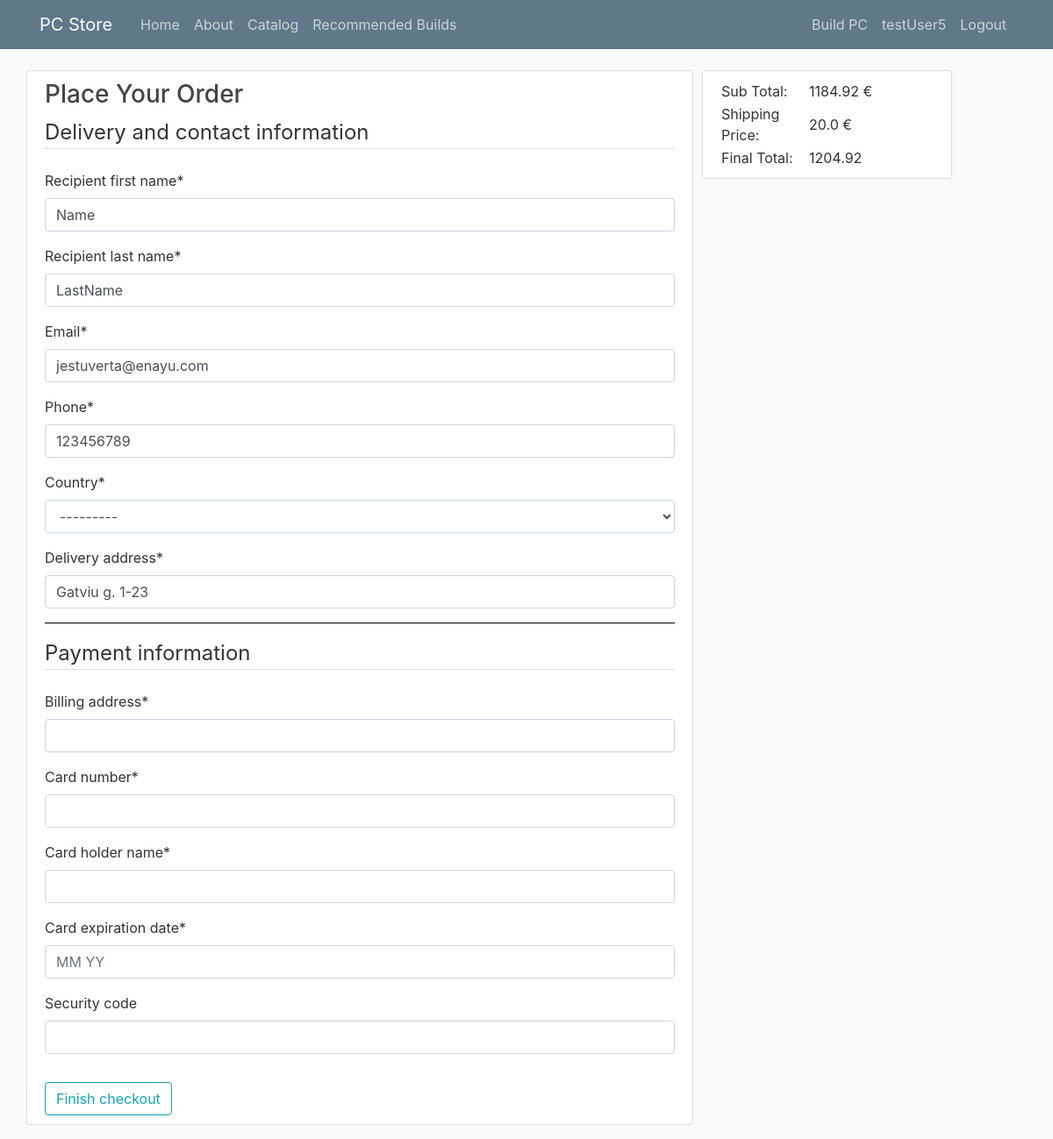
The app's page /orders/checkout/4 (signed in), older data.
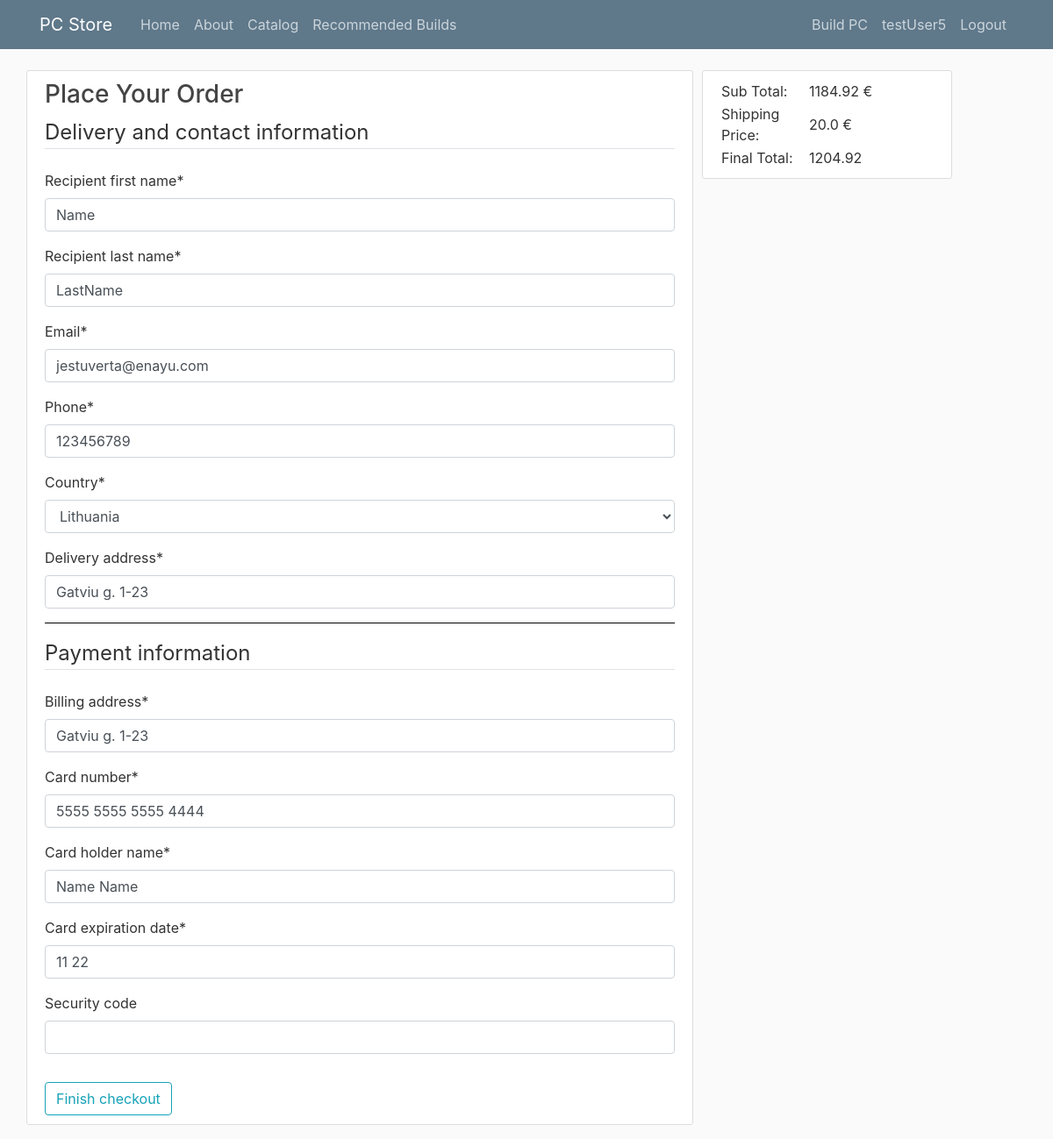
The same page, newer data.
### orders/models.py (models this page shows, shortened)
class Payment_Info(models.Model):
    user = models.ForeignKey(User, on_delete=models.CASCADE)
    billing_address = models.CharField(max_length = 50, default="")
    card_holder_name = models.CharField(max_length = 26)
    card_number = models.CharField(max_length = 19)
    card_expiration_date = models.CharField(max_length=5)

### orders/views.py (the view, shortened to what this page needs)
# urls.py: path(r'checkout/<confID>', views.Checkout, name='checkout'),
def Checkout(request, confID):
    conf = apps.get_model('main','Configuration').objects.filter(id = confID)
    conf_ser = serialize("python", conf)
    del conf_ser[0]['fields']['Date_Saved']
    sum = 0
    for key, value in conf_ser[0]['fields'].items():
        if value:
            part = apps.get_model('main', key).objects.filter(id=value).first()
            sum = sum + float(part.Price)
    sum = round(sum, 2)
    shipping_total = 0.00
    if sum < 1500:
        shipping_total = 20.00
    user = request.user
    payment = None
    c_form = CheckoutForm(request.POST or None)
    p_form = PaymentForm(request.POST or None)
    if user.is_authenticated:
        payment = Payment_Info.objects.filter(user = user).first()
        p_form = PaymentForm(request.POST or None, instance = payment)
    if user.is_authenticated:
        c_form = CheckoutForm(initial={
            'recipient_first_name': user.first_name,
            'recipient_last_name': user.last_name,
            'email': user.email,
            'phone': user.profile.Phone,
            'country': user.profile.Country,
            'delivery_address': user.profile.Delivery_Address,
            })
        if payment:
            p_form = PaymentForm(instance = payment)
    context={
        'c_form': c_form,
        'p_form': p_form,
        'sub_total': sum,
        'shipping_total': round(shipping_total, 2),
        'final_total': sum + shipping_total,
    }
    return render(request, "orders/checkout.html", context)

### orders/forms.py
class CheckoutForm(forms.ModelForm):
    class Meta:
        model = Order
        fields = ['recipient_first_name', 'recipient_last_name', 'email',
        'phone', 'country', 'delivery_address']

class PaymentForm(forms.ModelForm):
    security_code = SecurityCodeField(max_length = 4, label = 'CVV/CVC', widget=forms.TextInput(attrs={
        'placeholder': "123",
        'id': "CVV",
        }))
    card_expiration_date = forms.CharField(max_length=5, min_length=5, widget=forms.TextInput(attrs={
        'placeholder': "MM YY",
        'id': "expDate",
        }))
    card_number = forms.CharField(max_length=19, widget=forms.TextInput(attrs={
        'id': "cardNR",
        }))
    card_holder_name = forms.CharField(max_length=26, widget=forms.TextInput(attrs={
        'id': "holderName",
        'onkeydown': "return /[A-Za-z ]/i.test(event.key)",
        }))
    class Meta:
        model = Payment_Info
        fields = ['billing_address', 'card_number', 'card_holder_name',
        'card_expiration_date']

### orders/templates/orders/checkout.html (shortened to what this page needs)
{% extends "main/base.html" %}
{% load crispy_forms_tags %}
{% block content %}
<div>
    <div class="content-section col-sm-8" style="float: left">
        <div>
            <h3>Place Your Order</h3>
        </div>
        <form method="POST">
            <fieldset class="form-group", style="border-bottom: solid 1px black;">
                <legend class="border-bottom mb-4">Delivery and contact information</legend>
                {{ c_form|crispy }}
            </fieldset>
            <fieldset class="form-group">
                <legend class="border-bottom mb-4">Payment information</legend>
                {{ p_form|crispy }}
            </fieldset>
            <div>
                <button class="btn btn-outline-info" type="submit">Finish checkout</button>
            </div>
        </form>
    </div>
    <div class="content-section col-sm-3" style="float: left; margin-left: 10px;">
        <table>
            <tr>
                <td style="width: 100px">Sub Total:</td>
                <td>{{ sub_total }} €</td>
            </tr>
            <tr>
                <td>Shipping Price:</td>
                {% if shipping_total == 0 %}
                    <td>FREE (for orders over 1500€)</td>
                {% else %}
                    <td>{{ shipping_total }} €</td>
                {% endif %}
            </tr>
            <tr>
                <td>Final Total:</td>
                <td>{{ final_total }}</td>
            </tr>
        </table>
    </div>
</div>
{% endblock content %}

Row changes from the older to the newer data that the page shows:
added Payment_Info: billing_address "Gatviu g. 1-23", card_number "5555 5555 5555 4444", card_holder_name "Name Name", card_expiration_date "11 22"
Text that changed along with them:
form field country: "---------" → "Lithuania"
